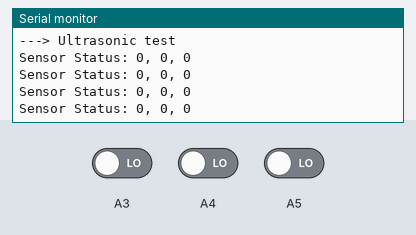
This sketch was run on a simulated Arduino Uno, built with avr-gcc and run on an emulated ATmega328P. On the bench: the last lines printed to the serial monitor. The inputs (shaded band) are chosen by the test bench; at power-on: A3 LOW, A4 LOW, A5 LOW.

Above: at 2.3 s.
2.4 s: A3 driven HIGH
At 2.81 s:
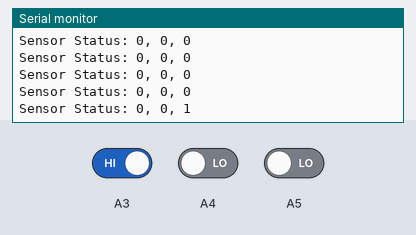
3.9 s: A4 driven HIGH
At 4.31 s:
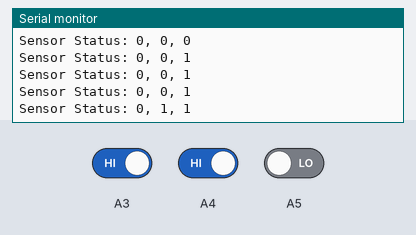
5.4 s: A5 driven HIGH
At 5.81 s:
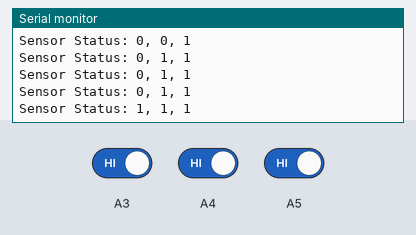
6.9 s: A3 driven LOW
At 7.4 s:
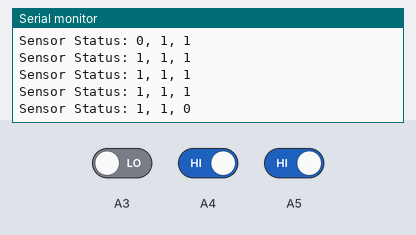
8.4 s: A4 driven LOW
At 8.9 s:
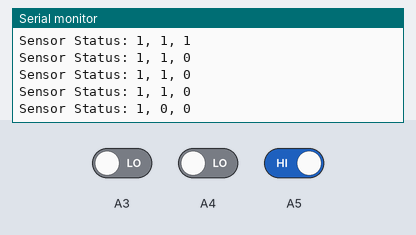

The sketch:

main.ino
```cpp
#include "Ultrasonic.h"
#include "SimpleTimer.h"
#include "Motors.h"
#include "DigitalIO.h"

SimpleTimer timer;

// Ultrasonic usonic(13, 12);

//  void sensorRead() {
//    float distance = usonic.read();
//    Serial.println("Ultrasonic: " + String(distance, DEC) + "[cm]");
//  }

DigitalIO lineSensor1(A5, INPUT);
DigitalIO lineSensor2(A4, INPUT);
DigitalIO lineSensor3(A3, INPUT);

void ioTest() {
 uint8_t state1 = lineSensor1.read();
 uint8_t state2 = lineSensor2.read();
 uint8_t state3 = lineSensor3.read();
 Serial.println("Sensor Status: " + String(state1, DEC) + ", " + String(state2, DEC) + ", " + String(state3, DEC));
}

void setup() {
  // initializeMotors();
  Serial.begin(115200);
  Serial.println("---> Ultrasonic test");
  // timer.setInterval(500, &sensorRead);
  timer.setInterval(500, &ioTest);
}

void loop() {
  timer.run();
  // motorsTest();
}
```

DigitalIO.cpp
```cpp
#include "DigitalIO.h"

DigitalIO::DigitalIO(uint8_t pin, uint8_t dir) {
  ioPin = pin;
  direction = dir;
  inverted = 0;
  pinMode(pin, dir);
}

DigitalIO::DigitalIO(uint8_t pin, uint8_t dir, uint8_t inv) {
  ioPin = pin;
  direction = dir;
  inverted = inv;
  pinMode(pin, dir);
}

DigitalIO::~DigitalIO() {
}

uint8_t DigitalIO::read() {
  if (direction == INPUT) {
    uint8_t state = digitalRead(ioPin);
    if (inverted == 1) {
      return !state;
    }
    return state;
  }
  return LOW;
}

void DigitalIO::write(uint8_t state) {
  if (direction == OUTPUT) {
    digitalWrite(ioPin, state);
  }
}
```

DigitalIO.h
```cpp
#ifndef DigitalIO_h
#define DigitalIO_h
#include "Arduino.h"

class DigitalIO
{
  private:
    /* data */
    uint8_t ioPin;
    uint8_t direction;
    uint8_t inverted;
  public:
    DigitalIO(uint8_t pin, uint8_t dir);
    DigitalIO(uint8_t pin, uint8_t dir, uint8_t inv);
    ~DigitalIO();

    uint8_t read();
    void write(uint8_t state);
};

#endif
```

Motors.h
```cpp
#include <Arduino.h>
const uint8_t CW_DIR = 1;
const uint8_t CCW_DIR = 2;

uint8_t pwmPins[2] = {};
uint8_t cwPins[2] = {};
uint8_t ccwPins[2] = {};

int PWM_MIN = -255, PWM_MAX = 255;

int pwmBound(int value) {
  if(value < PWM_MIN) {
    return PWM_MIN;
  }
  if(value > PWM_MAX) {
    return PWM_MAX;
  }
  return value;
}

void motorsInit(
  uint8_t ccwPin,
  uint8_t cwPin,
  uint8_t pwmPin,
  uint8_t motorIdx
) {
  pwmPins[motorIdx] = pwmPin;
  cwPins[motorIdx] = cwPin;
  ccwPins[motorIdx] = ccwPin;

  pinMode(cwPin, OUTPUT);
  pinMode(ccwPin, OUTPUT);
  digitalWrite(cwPin, LOW);
  digitalWrite(ccwPin, LOW);

  pinMode(pwmPin, OUTPUT);
  analogWrite(pwmPin, 0);
}

void setDirection(uint8_t motorIdx, uint8_t dir) {
  switch (dir) {
    case 1: // Clockwise
      digitalWrite(cwPins[motorIdx], HIGH);
      digitalWrite(ccwPins[motorIdx], LOW);
      break;
    case 2: // CounterClockwise
      digitalWrite(cwPins[motorIdx], LOW);
      digitalWrite(ccwPins[motorIdx], HIGH);
      break;
    default:
    // case 0: // Stop on any other value
      digitalWrite(cwPins[motorIdx], LOW);
      digitalWrite(ccwPins[motorIdx], LOW);
  }
}

void motorPWM(int pwm, uint8_t motorIdx) {
  int newPwm = pwmBound(pwm);
  if(newPwm == 0) {
    setDirection(motorIdx, 0);
    analogWrite(pwmPins[motorIdx], 0);
    return;
  }
  if(newPwm > 0) {
    setDirection(motorIdx, CW_DIR);
    analogWrite(pwmPins[motorIdx], newPwm);
  } else {
    setDirection(motorIdx, CCW_DIR);
    analogWrite(pwmPins[motorIdx], -newPwm);
  }
}

/**
 * User intended functions
*/
void initializeMotors() {
  // Left motor
  motorsInit(7, 8, 6, 1);
  // Right motor
  motorsInit(4, 3, 5, 0);
}

/**
 * Speed is intended to move the wheels forward and backwards
*/
void drive(int speedLeft, int speedRight) {
  motorPWM(speedLeft * -1, 0);
  motorPWM(speedRight, 1);
}

void moveForward(int speed) {
  drive(speed, speed);
}

void moveBackward(int speed) {
  drive(-speed, -speed);
}

void motorLeft(int speed) {
  motorPWM(speed, 0);
}

void motorRight(int speed) {
  motorPWM(speed, 1);
}

void turnLeft() {
  drive(0, 64);
}

void turnRight() {
  drive(64, 0);
}

void stop() {
  motorPWM(0, 0);
  motorPWM(0, 1);
}

int pwm = 0;
int increase = 5;

void motorsTest() {
  Serial.println("Move Forward => drive(64, 64)");
  drive(64, 64);
  delay(2000);
  stop();
  delay(1000);
  Serial.println("Move Backward => drive(-64, -64)");
  drive(-64, -64);
  delay(2000);
  stop();
  delay(1000);
  Serial.println("Move Forward => moveForward(64)");
  moveForward(64);
  delay(2000);
  stop();
  delay(1000);
  Serial.println("Move Backward => moveBackward(64)");
  moveBackward(64);
  delay(2000);
  stop();
  delay(1000);
  Serial.println("Motor Left ClockWise => motorLeft(64)");
  motorLeft(64);
  delay(2000);
  stop();
  delay(1000);
  Serial.println("Motor Left CounterClockWise => motorLeft(-64)");
  motorLeft(-64);
  delay(2000);
  stop();
  delay(1000);
  Serial.println("Motor Right ClockWise => motorRight(64)");
  motorRight(64);
  delay(2000);
  stop();
  delay(1000);
  Serial.println("Motor Right CounterClockWise => motorRight(-64)");
  motorRight(-64);
  delay(2000);
  stop();
  delay(1000);
  Serial.println("Turn Left => turnLeft()");
  turnLeft();
  delay(2000);
  stop();
  delay(1000);
  Serial.println("Turn Right => turnRight()");
  turnRight();
  delay(2000);
  stop();
  delay(1000);
}
```

Ultrasonic.cpp
```cpp
#include "Ultrasonic.h"

// Anything over 400 cm (23200 us pulse) is "out of range"
const unsigned int Ultrasonic::MAX_DIST = 23200;

Ultrasonic::Ultrasonic(int trigger, int echo) {
  TRIGGER_PIN = trigger;
  ECHO_PIN = echo;
  RPS = 5;
  pinMode(TRIGGER_PIN, OUTPUT);
  digitalWrite(TRIGGER_PIN, LOW);
}

void Ultrasonic::begin() {
  pinMode(TRIGGER_PIN, OUTPUT);
  digitalWrite(TRIGGER_PIN, LOW);
}

Ultrasonic::Ultrasonic(int trigger, int echo, int rps) {
  TRIGGER_PIN = trigger;
  ECHO_PIN = echo;
  RPS = rps;
}

Ultrasonic::~Ultrasonic() {

}

void Ultrasonic::trigger() {
  startRead = true;
}

float Ultrasonic::read() {
  unsigned long t1;
  unsigned long t2;
  unsigned long pulse_width;

  // Hold the trigger pin high for at least 10 us
  digitalWrite(TRIGGER_PIN, HIGH);
  delayMicroseconds(10);
  digitalWrite(TRIGGER_PIN, LOW);

  // Wait for pulse on echo pin
  while ( digitalRead(ECHO_PIN) == 0 );

  // Measure how long the echo pin was held high (pulse width)
  // Note: the micros() counter will overflow after ~70 min
  t1 = micros();
  while ( digitalRead(ECHO_PIN) == 1);
  t2 = micros();
  pulse_width = t2 - t1;

  // Calculate distance in centimeters and inches. The constants
  // are found in the datasheet, and calculated from the assumed speed
  //of sound in air at sea level (~340 m/s).
  // inches = pulse_width / 148.0;

  // // Print out results
  if ( pulse_width > MAX_DIST ) {
    prevValue = value;
    value = 400;
  } else {
    prevValue = value;
    value = pulse_width / 58.0f;
  }

  onRead = true;
  startRead = false;
  return value;
}

void Ultrasonic::loop(void (*func)(float value, float prevValue)) {
  if (startRead) {
    read();
  }
  if (onRead) {
    func(value, prevValue);
    onRead = false;
  }
}
```

Ultrasonic.h
```cpp
#ifndef Ultrasonic_h
#define Ultrasonic_h

#include <Arduino.h>

class Ultrasonic {
  private:
    int TRIGGER_PIN;
    int ECHO_PIN;
    int RPS;
    static const unsigned int MAX_DIST;
    float prevValue = 0, value = 0;
    volatile bool startRead = false;
    bool onRead = false;
  public:
    Ultrasonic(int trigger, int echo);
    Ultrasonic(int trigger, int echo, int rps);
    void begin();
    void trigger();
    float read();
    void loop(void (*func)(float value, float prevValue));
    ~Ultrasonic();
};

#endif
```

Measured:
- after the input at 2.4 s, the serial monitor: prints a new line after 0.10 s (image 1)
- after the input at 3.9 s, the serial monitor: prints a new line after 0.10 s (image 2)
- after the input at 5.4 s, the serial monitor: prints a new line after 0.10 s (image 3)
- after the input at 6.9 s, the serial monitor: prints a new line after 0.10 s (image 4)
- after the input at 8.4 s, the serial monitor: prints a new line after 0.10 s (image 5)
